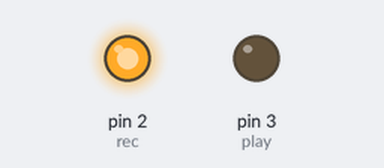
This sketch was run on a simulated Arduino Uno, built with avr-gcc and run on an emulated ATmega328P. On the bench: output pins drawn as LEDs (lit = HIGH).

Above: at 1.5 s.
At 3.55 s:
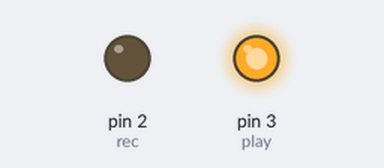
At 5.6 s:
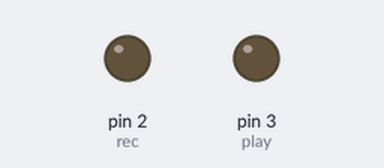
Timing chart, 0 to 9.9 s (numbered marks = the images above):
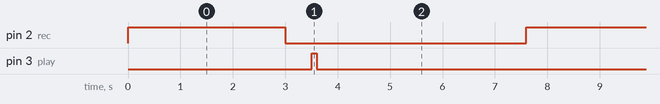

Measured:
- by itself, pin 2 (rec): alternates HIGH for 3.0 s and LOW for 4.6 s
- by itself, pin 3 (play): alternates HIGH for 0.10 s and LOW for 7.5 s
- by itself, everything shown: repeats every 7.6 s, in 4 steps

The sketch:

AudioREC_withArduino_delay.ino
```cpp
int rec=2;
int play=3;

void setup() {
Serial.begin(9600);
pinMode(rec,OUTPUT);
pinMode(play,OUTPUT);

digitalWrite(rec,LOW);
digitalWrite(play,LOW);

}

void loop() {
  digitalWrite(rec,HIGH);
  delay(3000);
  digitalWrite(rec,LOW);

  delay(500); // small gap

  digitalWrite(play,HIGH);
  delay (100);
  digitalWrite(play,LOW);

  delay(4000);
}
```
